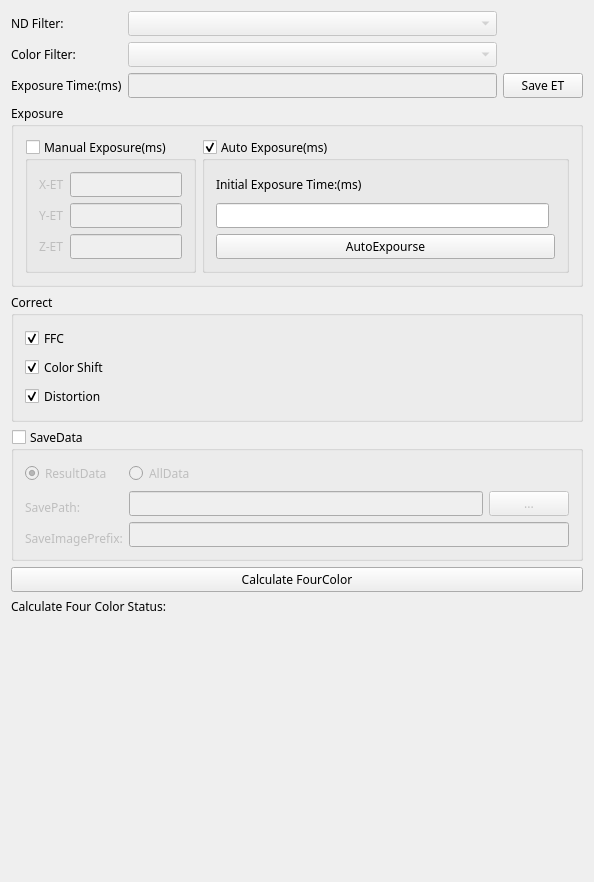
<?xml version="1.0" encoding="UTF-8"?>
<ui version="4.0">
 <class>FourColorWidgetClass</class>
 <widget class="QWidget" name="FourColorWidgetClass">
  <property name="geometry">
   <rect>
    <x>0</x>
    <y>0</y>
    <width>594</width>
    <height>882</height>
   </rect>
  </property>
  <property name="font">
   <font>
    <family>微软雅黑</family>
   </font>
  </property>
  <property name="windowTitle">
   <string>FourColorWidget</string>
  </property>
  <layout class="QVBoxLayout" name="verticalLayout_3">
   <item>
    <layout class="QGridLayout" name="gridLayout">
     <item row="1" column="0">
      <widget class="QLabel" name="label_9">
       <property name="text">
        <string>Color Filter:</string>
       </property>
      </widget>
     </item>
     <item row="0" column="2">
      <widget class="QComboBox" name="ndfilter">
       <property name="enabled">
        <bool>false</bool>
       </property>
       <property name="editable">
        <bool>false</bool>
       </property>
      </widget>
     </item>
     <item row="2" column="2">
      <widget class="QLineEdit" name="lineEdit_manualET">
       <property name="enabled">
        <bool>false</bool>
       </property>
      </widget>
     </item>
     <item row="0" column="0">
      <widget class="QLabel" name="label_3">
       <property name="text">
        <string>ND Filter:</string>
       </property>
      </widget>
     </item>
     <item row="2" column="0">
      <widget class="QLabel" name="label_10">
       <property name="text">
        <string>Exposure Time:(ms)</string>
       </property>
      </widget>
     </item>
     <item row="1" column="2">
      <widget class="QComboBox" name="xyzFilter">
       <property name="enabled">
        <bool>false</bool>
       </property>
       <property name="editable">
        <bool>false</bool>
       </property>
      </widget>
     </item>
     <item row="2" column="3">
      <widget class="QPushButton" name="saveEtBtn">
       <property name="text">
        <string>Save ET</string>
       </property>
      </widget>
     </item>
    </layout>
   </item>
   <item>
    <widget class="QGroupBox" name="groupBox_3">
     <property name="title">
      <string>Exposure</string>
     </property>
     <layout class="QFormLayout" name="formLayout">
      <item row="0" column="0">
       <widget class="QGroupBox" name="XYZgroupBox">
        <property name="title">
         <string>Manual Exposure(ms)</string>
        </property>
        <property name="checkable">
         <bool>true</bool>
        </property>
        <property name="checked">
         <bool>false</bool>
        </property>
        <layout class="QGridLayout" name="gridLayout_5">
         <item row="0" column="0">
          <widget class="QLabel" name="label_11">
           <property name="text">
            <string>X-ET</string>
           </property>
          </widget>
         </item>
         <item row="0" column="1">
          <widget class="QLineEdit" name="xETLineEdit"/>
         </item>
         <item row="1" column="0">
          <widget class="QLabel" name="label_12">
           <property name="text">
            <string>Y-ET</string>
           </property>
          </widget>
         </item>
         <item row="1" column="1">
          <widget class="QLineEdit" name="yETLineEdit"/>
         </item>
         <item row="2" column="0">
          <widget class="QLabel" name="label_13">
           <property name="text">
            <string>Z-ET</string>
           </property>
          </widget>
         </item>
         <item row="2" column="1">
          <widget class="QLineEdit" name="zETLineEdit"/>
         </item>
        </layout>
       </widget>
      </item>
      <item row="0" column="1">
       <widget class="QGroupBox" name="AutoETBox">
        <property name="title">
         <string>Auto Exposure(ms)</string>
        </property>
        <property name="checkable">
         <bool>true</bool>
        </property>
        <layout class="QVBoxLayout" name="verticalLayout_2">
         <item>
          <layout class="QGridLayout" name="gridLayout_2">
           <item row="2" column="0" colspan="2">
            <widget class="QPushButton" name="autoExpourse">
             <property name="text">
              <string>AutoExpourse</string>
             </property>
            </widget>
           </item>
           <item row="0" column="0">
            <widget class="QLabel" name="label">
             <property name="text">
              <string>Initial Exposure Time:(ms)</string>
             </property>
            </widget>
           </item>
           <item row="1" column="0">
            <widget class="QLineEdit" name="lineEdit_initET"/>
           </item>
          </layout>
         </item>
        </layout>
       </widget>
      </item>
     </layout>
    </widget>
   </item>
   <item>
    <widget class="QGroupBox" name="groupBox_2">
     <property name="title">
      <string>Correct</string>
     </property>
     <layout class="QVBoxLayout" name="verticalLayout">
      <item>
       <widget class="QCheckBox" name="correctFFC">
        <property name="text">
         <string>FFC</string>
        </property>
        <property name="checked">
         <bool>true</bool>
        </property>
       </widget>
      </item>
      <item>
       <widget class="QCheckBox" name="correctColorShift">
        <property name="text">
         <string>Color Shift</string>
        </property>
        <property name="checked">
         <bool>true</bool>
        </property>
       </widget>
      </item>
      <item>
       <widget class="QCheckBox" name="correctDistortion">
        <property name="text">
         <string>Distortion</string>
        </property>
        <property name="checked">
         <bool>true</bool>
        </property>
       </widget>
      </item>
     </layout>
    </widget>
   </item>
   <item>
    <widget class="QGroupBox" name="savegroupBox">
     <property name="title">
      <string>SaveData</string>
     </property>
     <property name="checkable">
      <bool>true</bool>
     </property>
     <property name="checked">
      <bool>false</bool>
     </property>
     <layout class="QGridLayout" name="gridLayout_3">
      <item row="1" column="0" rowspan="2">
       <widget class="QLabel" name="label_2">
        <property name="text">
         <string>SavePath:</string>
        </property>
       </widget>
      </item>
      <item row="1" column="2">
       <widget class="QPushButton" name="selectPath">
        <property name="enabled">
         <bool>true</bool>
        </property>
        <property name="text">
         <string>...</string>
        </property>
       </widget>
      </item>
      <item row="2" column="1" rowspan="2" colspan="2">
       <widget class="QLineEdit" name="prefixEdit"/>
      </item>
      <item row="3" column="0">
       <widget class="QLabel" name="label_6">
        <property name="text">
         <string>SaveImagePrefix:</string>
        </property>
       </widget>
      </item>
      <item row="1" column="1">
       <widget class="QLineEdit" name="savePathStr"/>
      </item>
      <item row="0" column="0">
       <widget class="QRadioButton" name="resultData">
        <property name="text">
         <string>ResultData</string>
        </property>
        <property name="checked">
         <bool>true</bool>
        </property>
       </widget>
      </item>
      <item row="0" column="1" colspan="2">
       <widget class="QRadioButton" name="allData">
        <property name="text">
         <string>AllData</string>
        </property>
       </widget>
      </item>
     </layout>
    </widget>
   </item>
   <item>
    <widget class="QPushButton" name="CalculateFourColor">
     <property name="text">
      <string>Calculate FourColor</string>
     </property>
    </widget>
   </item>
   <item>
    <layout class="QHBoxLayout" name="horizontalLayout_2">
     <item>
      <widget class="QLabel" name="label_5">
       <property name="text">
        <string>Calculate Four Color Status:</string>
       </property>
      </widget>
     </item>
     <item>
      <widget class="QLabel" name="calStatus">
       <property name="text">
        <string/>
       </property>
      </widget>
     </item>
    </layout>
   </item>
   <item>
    <spacer name="verticalSpacer">
     <property name="orientation">
      <enum>Qt::Vertical</enum>
     </property>
     <property name="sizeHint" stdset="0">
      <size>
       <width>20</width>
       <height>40</height>
      </size>
     </property>
    </spacer>
   </item>
  </layout>
 </widget>
 <layoutdefault spacing="6" margin="11"/>
 <resources/>
 <connections/>
</ui>
